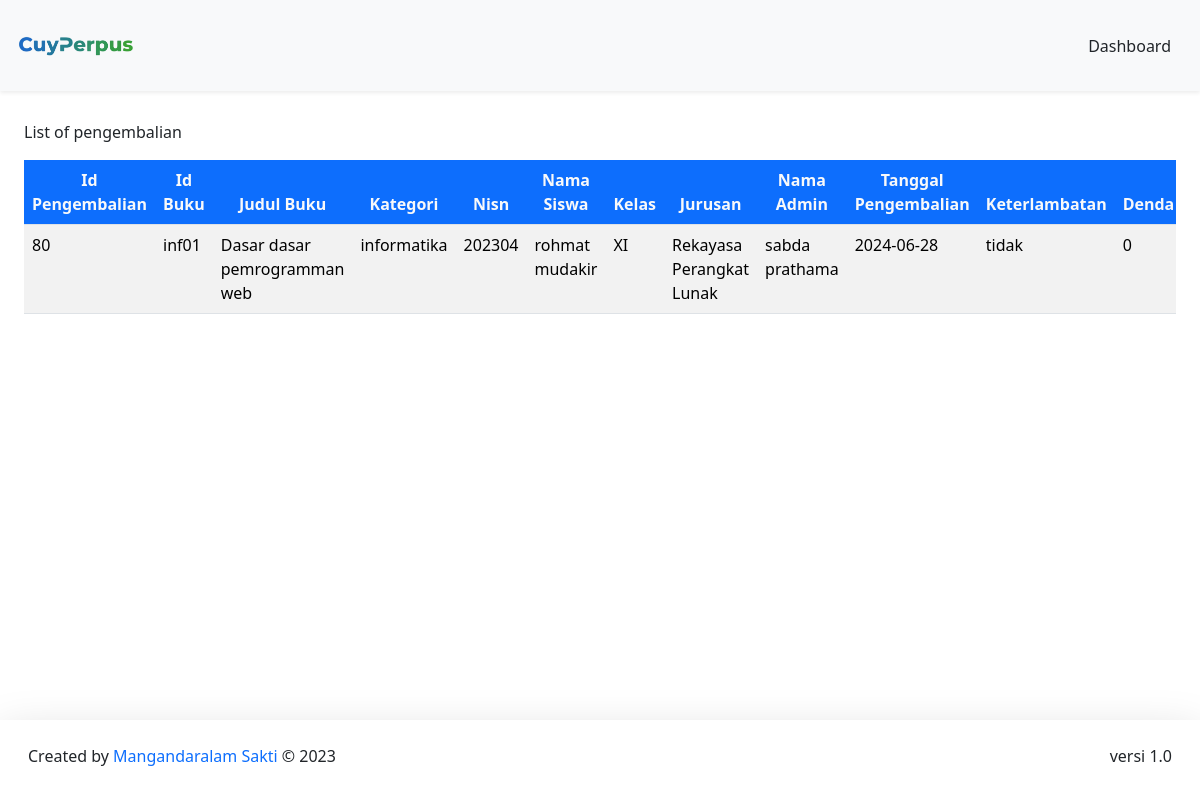
The app's page /sistemsekolah/DashboardAdmin/pengembalian/pengembalianBuku.php with its own data.
### tables this page shows
CREATE TABLE `pengembalian` (
  `id_pengembalian` int(11) NOT NULL,
  `id_peminjaman` int(11) NOT NULL,
  `id_buku` varchar(20) NOT NULL,
  `nisn` int(11) NOT NULL,
  `id_admin` int(11) NOT NULL,
  `buku_kembali` date NOT NULL,
  `keterlambatan` enum('ya','tidak') NOT NULL,
  `denda` int(15) NOT NULL
);

CREATE TABLE `buku` (
  `cover` varchar(255) NOT NULL,
  `id_buku` varchar(20) NOT NULL,
  `kategori` varchar(255) NOT NULL,
  `judul` varchar(255) NOT NULL,
  `pengarang` varchar(255) NOT NULL,
  `penerbit` varchar(255) NOT NULL,
  `tahun_terbit` date NOT NULL,
  `jumlah_halaman` int(11) NOT NULL,
  `buku_deskripsi` text NOT NULL
);

CREATE TABLE `member` (
  `nisn` int(11) NOT NULL,
  `kode_member` varchar(12) NOT NULL,
  `nama` varchar(255) NOT NULL,
  `password` varchar(255) NOT NULL,
  `jenis_kelamin` varchar(20) NOT NULL,
  `kelas` varchar(5) NOT NULL,
  `jurusan` varchar(50) NOT NULL,
  `no_tlp` varchar(20) NOT NULL,
  `tgl_pendaftaran` date NOT NULL
);

### sistemsekolah/config/config.php (called while the page is built, shortened)
<?php
$host = "127.0.0.1";
$username = "root";
$password = "";
$database_name = "perpustakaan";
$connection = mysqli_connect($host, $username, $password, $database_name);
function queryReadData($dataKategori) {
  global $connection;
  $result = mysqli_query($connection, $dataKategori);
  $items = [];
  while($item = mysqli_fetch_assoc($result)) {
    $items[] = $item;
  }
  return $items;
}
?>

### sistemsekolah/DashboardAdmin/pengembalian/pengembalianBuku.php (the view, shortened to what this page needs)
<?php
require "../../config/config.php";
$dataPeminjam = queryReadData("SELECT pengembalian.id_pengembalian, pengembalian.id_buku, buku.judul, buku.kategori, pengembalian.nisn, member.nama, member.kelas, member.jurusan, admin.nama_admin, pengembalian.buku_kembali, pengembalian.keterlambatan, pengembalian.denda
FROM pengembalian
INNER JOIN buku ON pengembalian.id_buku = buku.id_buku
INNER JOIN member ON pengembalian.nisn = member.nisn
INNER JOIN admin ON pengembalian.id_admin = admin.id")
?>
<!DOCTYPE html>
<html lang="en">
  <head>
    <link href="https://cdn.jsdelivr.net/npm/bootstrap@5.3.2/dist/css/bootstrap.min.css" rel="stylesheet">
  </head>
  <body>
    <nav class="navbar fixed-top bg-body-tertiary shadow-sm">
      <div class="container-fluid p-3">
        <a class="navbar-brand" href="#">
          <img src="../../assets/logoNav.png" alt="logo" width="120px">
        </a>
        <a class="btn btn-tertiary" href="../dashboardAdmin.php">Dashboard</a>
      </div>
    </nav>
    <div class="p-4 mt-5">
      <div class="mt-5">
    <caption>List of pengembalian</caption>
      <div class="table-responsive mt-3">
    <table class="table table-striped table-hover">
     <thead class="text-center">
      <tr>
        <th class="bg-primary text-light">Id Pengembalian</th>
        <th class="bg-primary text-light">Id Buku</th>
        <th class="bg-primary text-light">Judul Buku</th>
        <th class="bg-primary text-light">Kategori</th>
        <th class="bg-primary text-light">Nisn</th>
        <th class="bg-primary text-light">Nama Siswa</th>
        <th class="bg-primary text-light">Kelas</th>
        <th class="bg-primary text-light">Jurusan</th>
        <th class="bg-primary text-light">Nama Admin</th>
        <th class="bg-primary text-light">Tanggal Pengembalian</th>
        <th class="bg-primary text-light">Keterlambatan</th>
        <th class="bg-primary text-light">Denda</th>
      </tr>
    </thead>
        <?php foreach ($dataPeminjam as $item) : ?>
      <tr>
        <td><?= $item["id_pengembalian"]; ?></td>
        <td><?= $item["id_buku"]; ?></td>
        <td><?= $item["judul"]; ?></td>
        <td><?= $item["kategori"]; ?></td>
        <td><?= $item["nisn"]; ?></td>
        <td><?= $item["nama"]; ?></td>
        <td><?= $item["kelas"]; ?></td>
        <td><?= $item["jurusan"]; ?></td>
        <td><?= $item["nama_admin"]; ?></td>
        <td><?= $item["buku_kembali"]; ?></td>
        <td><?= $item["keterlambatan"]; ?></td>
        <td><?= $item["denda"]; ?></td>
      </tr>
        <?php endforeach; ?>
    </table>
  </div>
 </div>
</div>
  <footer class="fixed-bottom shadow-lg bg-subtle p-3">
      <div class="container-fluid d-flex justify-content-between">
      <p class="mt-2">Created by <span class="text-primary"> Mangandaralam Sakti</span> © 2023</p>
      <p class="mt-2">versi 1.0</p>
      </div>
    </footer>
  </body>
</html>

### records on screen
pengembalian: id_pengembalian "80", id_buku "inf01", id_buku.judul "Dasar dasar pemrogramman web", id_buku.kategori "informatika", nisn "202304", member.nama "rohmat mudakir", member.kelas "XI", member.jurusan "Rekayasa Perangkat Lunak", id_admin.nama_admin "sabda prathama", buku_kembali "2024-06-28", keterlambatan "tidak", denda "0"
